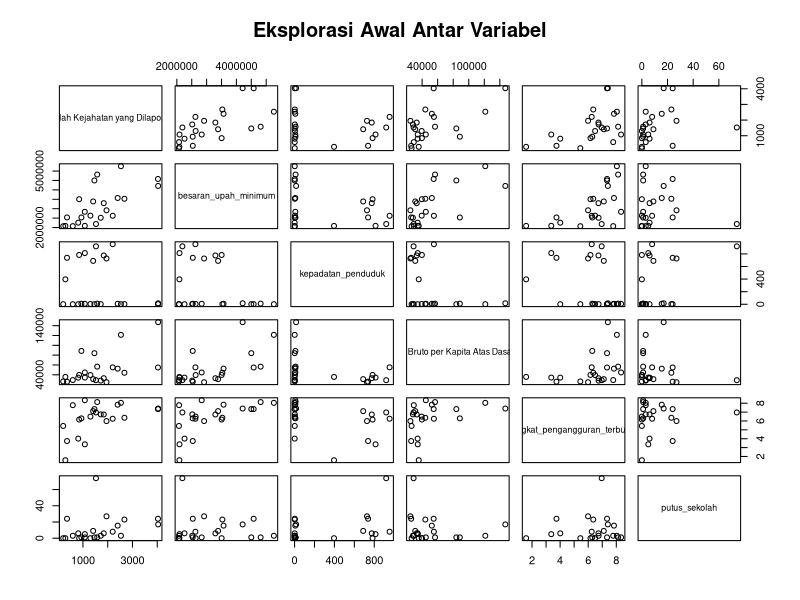
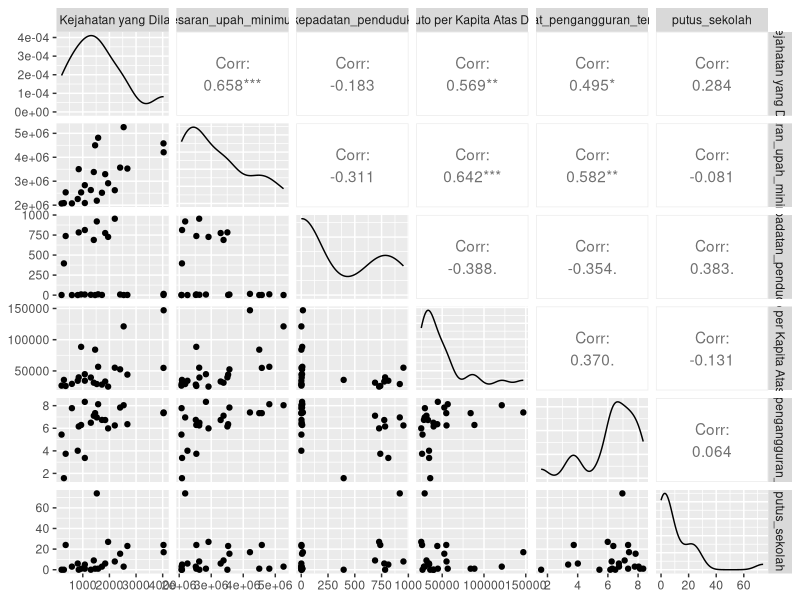

These figures' R source, in order:
## ---- chunk 1
packages <- c("tidyverse", "readxl", "MASS", "AER", "pscl", "GGally")
install.packages(setdiff(packages, rownames(installed.packages())))

library(tidyverse)
library(readxl)
library(MASS)
library(AER)
library(pscl)
library(GGally)
library(ggplot2)
## ---- chunk 2
#import Data
df <- read_excel("data_final_bersih.xlsx")

# Cek struktur dan ringkasan
str(df)
summary(df)
num_df <- df[sapply(df, is.numeric)]

# Scatterplot matrix antar variabel numerik
pairs(num_df, main = "Eksplorasi Awal Antar Variabel")

# Versi lebih informatif (dari GGally)
ggpairs(num_df)
## ---- chunk 3
# Peubah respon: Jumlah Kejahatan yang Dilaporkan
Y <- df$`Jumlah Kejahatan yang Dilaporkan`

mean_Y <- mean(Y)
var_Y  <- var(Y)

cat("Mean =", mean_Y, "Var =", var_Y, "\n")

if (var_Y > mean_Y) {
  cat("Data cenderung overdispersi, model Poisson mungkin kurang tepat.\n")
} else {
  cat("Data mungkin sesuai dengan sebaran Poisson.\n")
}
## ---- chunk 4
# Model regresi Poisson
model_pois <- glm(
  `Jumlah Kejahatan yang Dilaporkan` ~ besaran_upah_minimum + kepadatan_penduduk +
    `Produk Domestik Regional Bruto per Kapita Atas Dasar Harga Berlaku (Ribu Rp)` +
    tingkat_pengangguran_terbuka + putus_sekolah,
  data = df,
  family = poisson
)

summary(model_pois)
## ---- chunk 5
deviance_ratio <- model_pois$deviance / model_pois$df.residual
cat("Nilai koefisien disperse =", deviance_ratio, "\n")

if (deviance_ratio > 1.5) {
  cat("Indikasi overdispersi terdeteksi.\n")
} else {
  cat("Tidak ada indikasi overdispersi.\n")
}
## ---- chunk 6
model_nb <- glm.nb(
  `Jumlah Kejahatan yang Dilaporkan` ~ besaran_upah_minimum + kepadatan_penduduk +
    `Produk Domestik Regional Bruto per Kapita Atas Dasar Harga Berlaku (Ribu Rp)` +
    tingkat_pengangguran_terbuka + putus_sekolah,
  data = df
)

summary(model_nb)
## ---- chunk 7
AIC_pois <- AIC(model_pois)
AIC_nb   <- AIC(model_nb)

hasil <- data.frame(
  Model = c("Poisson", "NegBinom"),
  AIC   = c(AIC_pois, AIC_nb)
)

print(hasil)

cat("Model terbaik berdasarkan AIC adalah:",
    hasil$Model[which.min(hasil$AIC)], "\n")
